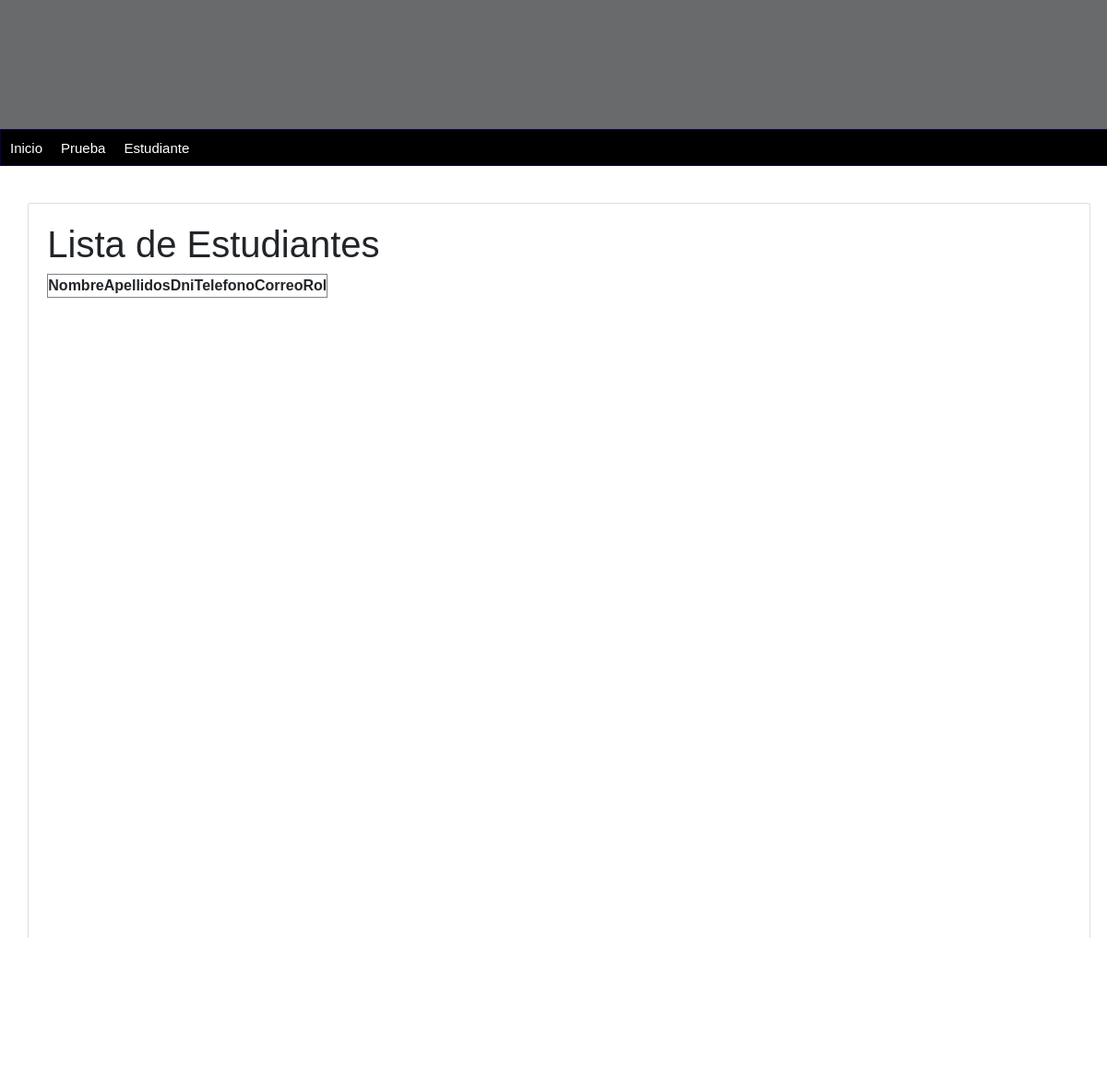
The app's page /Lista-estudiantes/, older data.
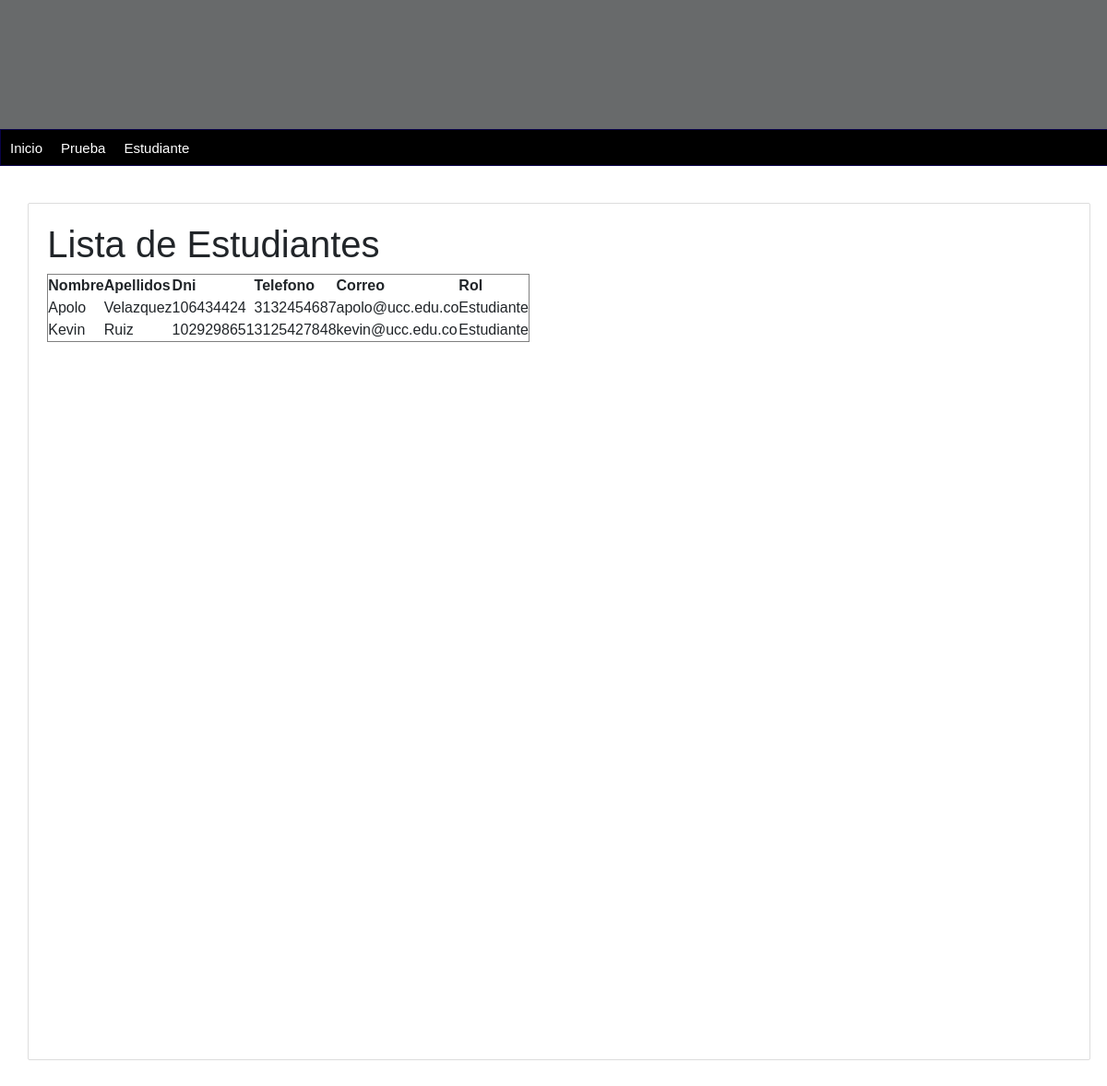
The same page, newer data.
### persona/models.py (models this page shows, shortened)
class Persona(models.Model):
    nombre = models.CharField(max_length=100)
    apellidos = models.CharField(max_length=100)
    dni = models.CharField(max_length=10)
    telefono = models.CharField(max_length=10)
    email = models.EmailField()
    fecha_nacimiento = models.DateField()
    rol = models.CharField(max_length=20)
    created_at = models.DateTimeField(auto_now_add=True)
    class Meta:
        db_table = 'persona'

### persona/views.py (the view)
# urls.py: path('Lista-estudiantes/',get_estudiantes, name='lista-estudiantes'),
def get_estudiantes(request):
    estudiantes = Persona.objects.filter(rol ='Estudiante');
    return render(request,'lista-estudiantes.html', {
        'title':'Lista de Estudiantes',
        'estudiantes': estudiantes
    })

### persona/templates/lista-estudiantes.html
{% extends "index.html" %}
{% block content %}
    <h1>{{title}}</h1>
    <table border="1">
        <thead>
            <tr>
                <th>Nombre</th>
                <th>Apellidos</th>
                <th>Dni</th>
                <th>Telefono</th>
                <th>Correo</th>
                <th>Rol</th>
            </tr>
        </thead>
        <tbody>
            {% for estudiante in estudiantes %}
            <tr>
                <td>{{estudiante.nombre}}</td>
                <td>{{estudiante.apellidos}}</td>
                <td>{{estudiante.dni}}</td>
                <td>{{estudiante.telefono}}</td>
                <td>{{estudiante.email}}</td>
                <td>{{estudiante.rol}}</td>
            </tr>
            {% endfor %}
        </tbody>
    </table>
{% endblock %}

### mainApp/templates/index.html (shortened to what this page needs)
{% load static %}
<!DOCTYPE html>
<html lang="en">
<head>
    <link rel="stylesheet" href="{% static "css/styles.css" %}">
    <link href="https://cdn.jsdelivr.net/npm/bootstrap@5.3.3/dist/css/bootstrap.min.css" rel="stylesheet">
</head>
<body>
    <header>
    </header>
    <nav class="nav">
        <ul class="nav justify-content-center">
            <li class="nav-item">
                <a style="text-decoration: none;" href="{% url "inicio" %}">Inicio</a>
            </li>
            <li class="nav-item">
                <a style="text-decoration: none;" href="{% url "Hola-Mundo-Prueba" %}">Prueba</a>
            </li>
            <li class="nav-item">
                <a style="text-decoration: none;" href="{% url "lista-estudiantes" %}">Estudiante</a>
        </ul>
    </nav>
    <div id="content">
        <div class="box">
            {% block content %}
            {% endblock  %}
        </div>
    </div>
</body>
</html>

### mainApp/static/css/styles.css (style rules this page uses)
* { margin: 0px; padding: 0px; font-family: Arial, Helvetica, sans-serif; text-decoration: none; }
body { background-color: #f2f2f2; }
header { width: 1212px; height: 140px; background-color: #686a6b; margin: 0 auto; }
nav { width: 1211px; height: 40px; margin: 0 auto; background-color: #000000; border: 1px solid #090249; font-size: 15px; }
nav ul { list-style: none; text-decoration: none; }
nav ul li { line-height: 40px; float: left; }
nav ul li a { display: block; padding-left: 10px; padding-right: 10px; color: white; text-decoration: none; }
#content { width: 1212px; min-height: 930px; margin: 0 auto; margin-bottom: 30px; margin-top: 40px; }
.box { background: white; width: 95%; min-height: 930px; padding: 20px; border: 1px solid #ddd; margin: 0 auto; border-radius: 2px; }

Row changes from the older to the newer data that the page shows:
added Persona: nombre "Apolo", apellidos "Velazquez", dni "106434424", telefono "3132454687", email "apolo@ucc.edu.co", rol "Estudiante"
added Persona: nombre "Kevin", apellidos "Ruiz", dni "1029298651", telefono "3125427848", email "kevin@ucc.edu.co", rol "Estudiante"
